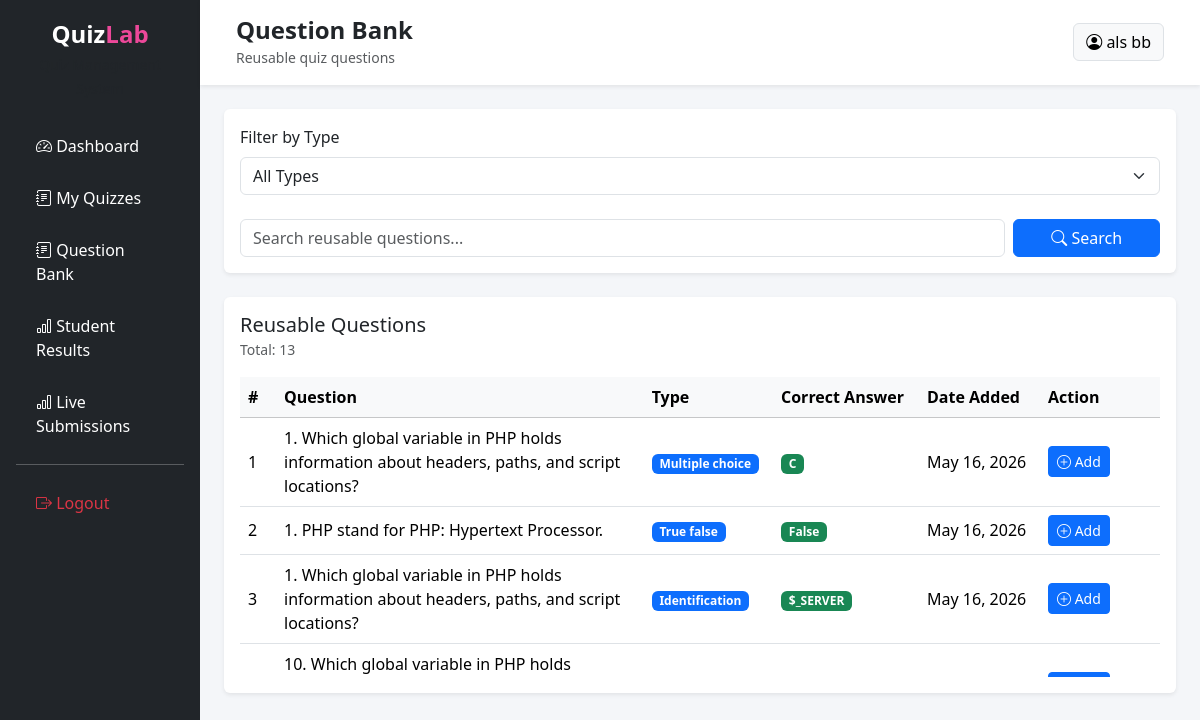
The app's page /frontend/teacher/question_bank.php (signed in) with its own data.
### tables this page shows
CREATE TABLE `questions` (
  `question_id` int(11) NOT NULL,
  `quiz_id` int(11) NOT NULL,
  `question_type` enum('multiple_choice','true_false','identification','enumeration') NOT NULL DEFAULT 'multiple_choice',
  `question` text NOT NULL,
  `option_a` varchar(255) NOT NULL,
  `option_b` varchar(255) NOT NULL,
  `option_c` varchar(255) NOT NULL,
  `option_d` varchar(255) NOT NULL,
  `correct_answer` varchar(255) NOT NULL,
  `created_at` timestamp NOT NULL DEFAULT current_timestamp(),
  `is_bank` tinyint(1) DEFAULT 1
);

### frontend/teacher/question_bank.php (the view, shortened to what this page needs)
<?php
require_once "../../backend/database.php";
$search = $_GET['search'] ?? '';
$sql = "
    SELECT
        q.question_id,
        q.question,
        q.question_type,
        q.correct_answer,
        q.option_a,
        q.option_b,
        q.option_c,
        q.option_d,
        q.created_at
    FROM questions q
    WHERE 1=1
";
$params = [];
$sql .= " ORDER BY q.question_id DESC";
$stmt = $pdo->prepare($sql);
$stmt->execute($params);
$questions = $stmt->fetchAll(PDO::FETCH_ASSOC);
?>
<!DOCTYPE html>
<html lang="en">
<head>
    <link href="https://cdn.jsdelivr.net/npm/bootstrap@5.3.2/dist/css/bootstrap.min.css" rel="stylesheet">
    <link rel="stylesheet" href="https://cdn.jsdelivr.net/npm/bootstrap-icons@1.11.1/font/bootstrap-icons.css">
    <link rel="stylesheet" href="style.css">
</head>
<body style="background:#f4f6f9;">
    <div class="container-fluid">
        <div class="row">
            <div class="col-md-2 p-0">
                <?php include "nav.php"; ?>
            </div>
            <div class="col-md-10 p-0">
                <nav class="navbar navbar-expand-lg bg-white shadow-sm px-4 py-3">
                    <div class="container-fluid">
                        <div>
                            <h4 class="mb-0 fw-bold">
                                Question Bank
                            </h4>
                            <small class="text-muted">
                                Reusable quiz questions
                            </small>
                        </div>
                        <a href="profile.php" class="btn btn-light border">
                            <i class="bi bi-person-circle"></i>
                            <?= htmlspecialchars($_SESSION['name']); ?>
                        </a>
                    </div>
                </nav>
                <div class="p-4">
                    <div class="card border-0 shadow-sm mb-4">
                        <div class="card-body">
                            <form method="GET">
                                <div class="row g-2">
                                    <div class="col-md-12 mb-3">
                                        <label class="form-label">Filter by Type</label>
                                        <select name="type" class="form-select" onchange="this.form.submit()">
                                            <option value="">All Types</option>
                                        </select>
                                    </div>
                                    <div class="col-md-10">
                                        <input type="text" name="search" class="form-control"
                                            placeholder="Search reusable questions..."
                                            value="<?= htmlspecialchars($search) ?>">
                                    </div>
                                    <div class="col-md-2">
                                        <button class="btn btn-primary w-100">
                                            <i class="bi bi-search"></i>
                                            Search
                                        </button>
                                    </div>
                                </div>
                            </form>
                        </div>
                    </div>
                    <div class="card border-0 shadow-sm">
                        <div class="card-body">
                            <div class="d-flex justify-content-between align-items-center mb-3">
                                <div>
                                    <h5 class="mb-0">
                                        Reusable Questions
                                    </h5>
                                    <small class="text-muted">
                                        Total:
                                        <?= count($questions) ?>
                                   </small>
                                </div>
                            </div>
                            <div class="table-responsive" style="max-height: 300px; overflow-y: auto;">
                                <table class="table table-hover align-middle mb-0">
                                    <thead class="table-light position-sticky top-0" style="z-index: 2;">
                                        <tr>
                                            <th>#</th>
                                            <th>Question</th>
                                            <th>Type</th>
                                            <th>Correct Answer</th>
                                            <th>Date Added</th>
                                            <th width="120">Action</th>
                                        </tr>
                                    </thead>
                                    <tbody>
                                        <?php if (count($questions) > 0): ?>
                                            <?php foreach ($questions as $index => $question): ?>
                                                <?php
                                                $type = ucfirst(
                                                    str_replace(
                                                        '_',
                                                        ' ',
                                                        $question['question_type']
                                                    )
                                                );
                                                ?>
                                                <tr>
                                                    <td>
                                                        <?= $index + 1 ?>
                                                    </td>
                                                    <td style="max-width:350px;">
                                                        <?= htmlspecialchars($question['question']) ?>
                                                    </td>
                                                    <td>
                                                        <span class="badge bg-primary">
                                                            <?= $type ?>
                                                        </span>
                                                    </td>
                                                    <td>
                                                        <span class="badge bg-success">
                                                            <?= htmlspecialchars($question['correct_answer']) ?>
                                                        </span>
                                                    </td>
                                                    <td>
                                                        <?= date(
                                                            "M d, Y",
                                                            strtotime($question['created_at'])
                                                        ) ?>
                                                    </td>
                                                    <td>
                                                        <button class="btn btn-sm btn-primary" data-bs-toggle="modal"
                                                            data-bs-target="#addModal<?= $question['question_id'] ?>">
                                                            <i class="bi bi-plus-circle"></i>
                                                            Add
                                                        </button>
                                                    </td>
                                                </tr>
                                            <?php endforeach; ?>
                                        <?php endif; ?>
                                    </tbody>
                                </table>
                            </div>
                        </div>
                    </div>
                </div>
            </div>
        </div>
    </div>
</body>
</html>

### frontend/teacher/style.css (style rules this page uses)
body { background:#f5f6fa; }

### records on screen
questions: question "1. Which global variable in PHP holds information about headers, paths, and script locations?", question_type "Multiple choice", correct_answer "C", created_at "May 16, 2026"
questions: question "1. PHP stand for PHP: Hypertext Processor.", question_type "True false", correct_answer "False", created_at "May 16, 2026"
questions: question "1. Which global variable in PHP holds information about headers, paths, and script locations?", question_type "Identification", correct_answer "$_SERVER", created_at "May 16, 2026"
questions: question "10. Which global variable in PHP holds…"

### other values on screen
$_SESSION['name'] "als bb"
count($questions) "13"
